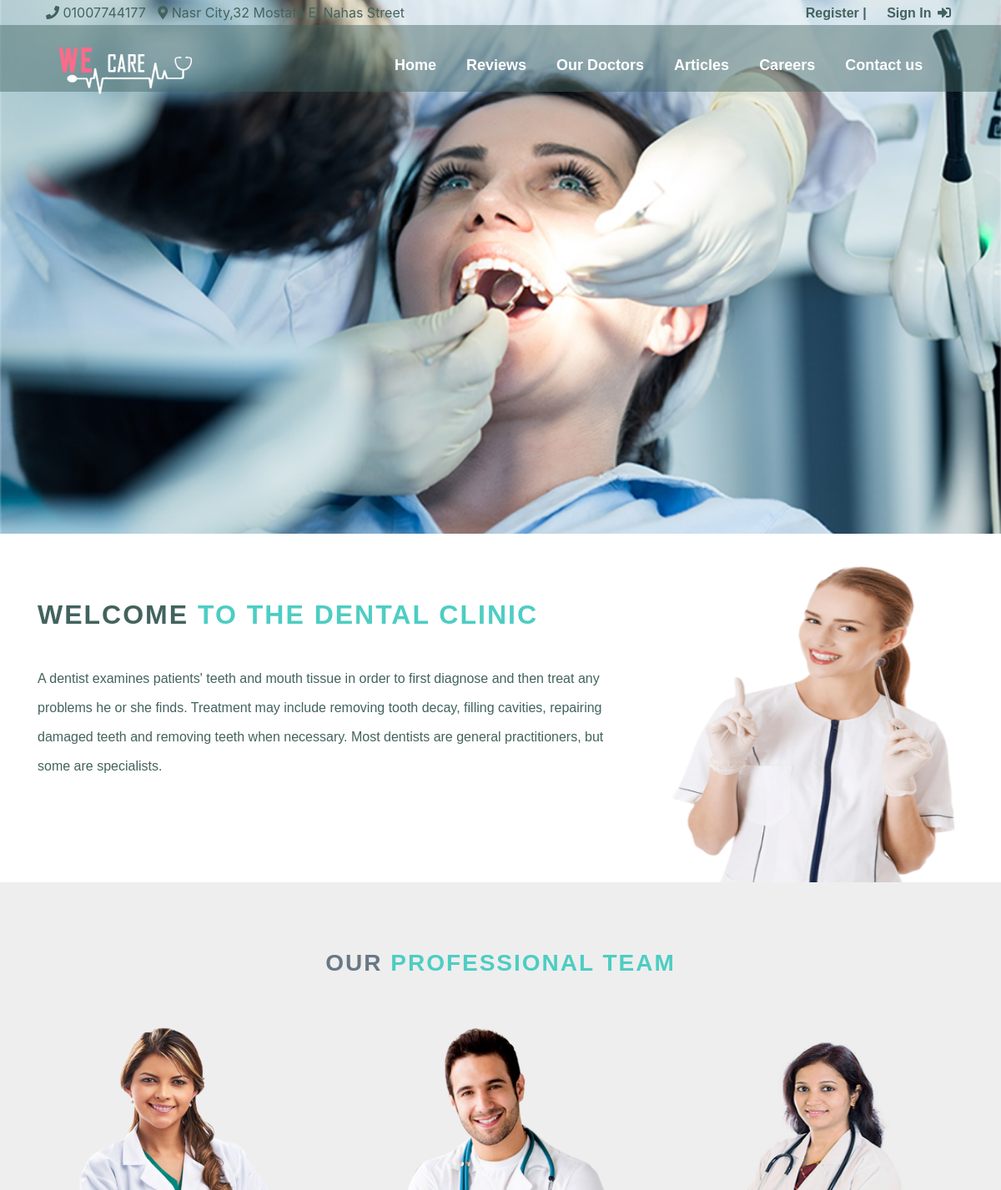
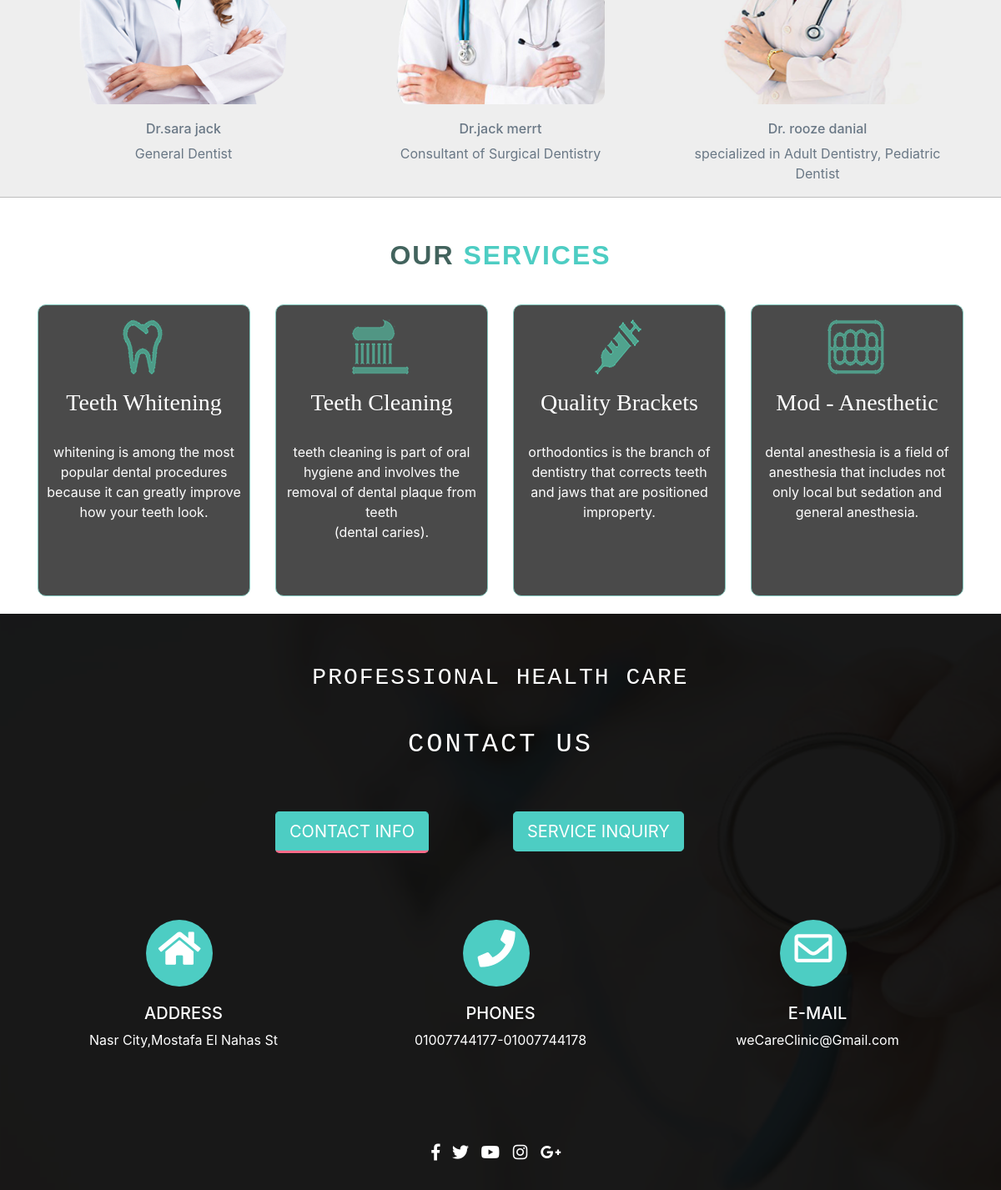
The page /dental.php on the database its author committed (2 pictures, top to bottom).
### tables this page shows
CREATE TABLE `doctors` (
  `dr_id` int(11) NOT NULL,
  `dr_name` varchar(50) NOT NULL,
  `dr_title` varchar(50) NOT NULL,
  `dep_id` int(11) NOT NULL,
  `dr_img` varchar(255) NOT NULL
);

### dental.php (the view, shortened to what this page needs)
<!doctype html>
<html>
<head>
<link href="css/bootstrap.min.css" rel="stylesheet" type="text/css">
<link href="css/Departmentsstyle.css" rel="stylesheet" type="text/css">
<link rel="stylesheet" href="https://use.fontawesome.com/releases/v5.2.0/css/all.css">
</head>
<body>
<div id="header-dental">
    <div id="top-header">
      <div class="container">
       <div class="row">
        <div class="col-lg-6 col-xs-12" id="info">
            <i class="fas fa-phone "></i> <span>01007744177</span>
            <i class="fas fa-map-marker-alt"></i> <span>Nasr City,32 Mostafa El Nahas Street</span>
        </div>
        <?php
	if(!(isset($_SESSION["login"]) && $_SESSION["login"] == "OK")) {
?>
		 <div class="col-lg-6 col-xs-12" id="signIn">
        <span>
           <a href="register.php"> Register  | </a>
  <a href="#" data-toggle="modal" data-target="#exampleModal"> Sign In</a>
  <i class="fas fa-sign-in-alt"></i></span>
   <?php } ?>
       </div>
      </div>
  </div>
  <div id="nav">
   <div class="container">
       <div class="row">
       <div class="col-lg-12 col-xs-8 ">
       <nav class="navbar navbar-expand-lg navbar-light ">
  <a class="navbar-brand" href="#"><img src="imgs/logo.png" width="178" height="66" alt="logo"></a>
  <div class="collapse navbar-collapse" id="navbarSupportedContent">
    <ul class="navbar-nav mr-auto nav">
      <li class="nav-item">
                    <a class="nav-link active" href="index.php">Home</a>
                  </li>
                  <li class="nav-item">
                    <a class="nav-link" href="index.php">Reviews</a>
                  </li>
                  <li class="nav-item">
                    <a class="nav-link" href="doctors.php">Our Doctors</a>
                  </li>
                  <li class="nav-item">
                    <a class="nav-link" href="#">Articles</a>
                  </li>
                  <li class="nav-item">
                    <a class="nav-link" href="career.php">Careers</a>
                  </li>
                  <li class="nav-item">
                    <a class="nav-link" href="#footer">Contact us</a>
                  </li>
    </ul>
  </div>
</nav>
        </div>
       </div>
   </div>
  	  </div>
	</div>
	</div>
   <div id="clinic-info">
	  <div class="container">
		<div class="row">
          <div class="info-l  col-xs-12 col-md-8 ">
			   <h2><span>welcome </span> to the dental Clinic  </h2>
			   <p>
                   A dentist examines patients' teeth and mouth tissue in order to first diagnose and then treat any problems he or she finds. Treatment may include removing tooth decay, filling cavities, repairing damaged teeth and removing teeth when necessary. Most dentists are general practitioners, but some are specialists.
			  </p>
		 </div>
     <div class="info-r col-md-4 d-none d-md-flex">
         <img src="imgs/dentail/Smart-Smile-Dental-Dentist-Deer-Park-Girl-Nurse-315x450.png" width="340px" height="380px">
            </div>
	    </div>
	  </div>
	</div>
 <?php include('config.php');?>
   <section id="clinic-doctors">
		<div class="container">
		  <h3 class="head"><span> our </span> professional team  </h3>
		     <div class="row">
             <?php
    $sql = "SELECT * FROM doctors where dep_id=5";
$result = $conn->query($sql);
if ($result->num_rows > 0) {
    while($row = $result->fetch_assoc()) {
		?>
			 <div  id="doctors" class="col-4 offset-4 offset-lg-0 col-lg-4">
                 <div class="contain text-center">
				      <img src="imgs/<?php echo $row["dr_img"];?>" class="image">
                 </div>
                  <div class="details text-center">
                      <h6><?php echo $row["dr_name"];  ?> </h6>
                      <p><?php echo $row["dr_title"];  ?></p>
                  </div>
            </div>
            <?php
    }
} else {
    echo "no result";
}
  ?>
          </div>
        </div>
	</section>
      <section id="serv-eye">
                                <div class="container">
                                      <h2> <span> Our </span> Services </h2>
                                           <div class="row">
                                              <div class=" col-12 col-sm-6 col-lg-3">
                                                  <div class="servic-opt" >
                                                        <img src="imgs/dentail/icone.png" width="80" height="80">
                                                        <h3>teeth whitening</h3>
                                                         <p>
                                                           whitening is among the most popular dental procedures
                                                           because it can greatly improve how your teeth look.
                                                         </p>
                                                    </div>
                                               </div>
                                                    <div class=" col-12 col-sm-6 col-lg-3">
                                                  <div class="servic-opt" >
                                                         <img src="imgs/dentail/icone2.png" width="80" height="80">
                                                         <h3>teeth cleaning</h3>
                                                         <p>
                                                            teeth cleaning is part of oral hygiene and involves the removal
                                                            of dental plaque from teeth<br> (dental caries).
                                                         </p>
                                                        </div>
                                               </div>
                                                <div class=" col-12 col-sm-6 col-lg-3">
                                                  <div class="servic-opt" >
                                                          <img src="imgs/dentail/icone3.png" width="80" height="80">
                                                         <h3>quality brackets</h3>
                                                         <p>
                                                            orthodontics is the branch of dentistry that corrects teeth and
                                                            jaws that are positioned improperty.
                                                         </p>
                                                  </div>
                                                        </div>
                                                    <div class=" col-12 col-sm-6 col-lg-3">
                                                  <div class="servic-opt" >
                                                         <img src="imgs/dentail/icone4.png" width="80" height="80">
                                                      <h3>mod - anesthetic</h3>
                                                         <p>
                                                            dental anesthesia is a field of anesthesia that includes not only
                                                            local but sedation and general anesthesia.                                                         </p>
                                                   </div>
                                                        </div>
                                       </div>
                                    </div>
                                </section>
 <?php include('templates/footer.php'); ?>
</body>
</html>

### css/Departmentsstyle.css (style rules this page uses)
* { -webkit-box-sizing: border-box; -moz-box-sizing: border-box; -o-box-sizing: border-box; box-sizing: border-box; }
body { height: 2000px; }
#top-header { height:30px; }
#nav { height:80px; width:100%; background-color:rgba(66,99,93,.45); position: absolute; top: 30px; left: 0px; }
#nav img { margin-top:4px; }
#nav .nav { float:right; }
#nav .nav a { font-size:18px; color:#FFF; font-weight:bold; font-family:Tahoma, Geneva, sans-serif; }
#top-header { padding-top:3px; }
#top-header span { padding-right:10px; color:#42635d; }
.fa-phone { padding-left:10px; color:#42635d; }
.fa-map-marker-alt { color:#42635d; }
#signIn span { float:right; padding-right:15px; }
#signIn a { padding-left:20px; text-decoration:none; color:#42635d; font-family:Arial, Helvetica, sans-serif; font-weight:bold; }
.fa-sign-in-alt { color:#42635d; padding-left:3px; }
#clinic-info { position: relative; min-height: 400px; }
.info-l { margin-top: 20px; }
.info-l h2 { margin-top :50px; margin-bottom: 20px; font-family:Arial, Helvetica, sans-serif; color:#4dcdc3; letter-spacing: 2px; font-weight:bold; margin-bottom:40px; text-transform: uppercase; }
.info-l h2 span { color:#42635d; }
.info-l p { color:#42635d; margin: 30px 30px 30px 0px; font-family:Tahoma, Geneva, sans-serif; line-height: 35px; font-size: 16px; }
.info-r { margin-top: 30px; }
.head { margin-top :50px; margin-bottom: 20px; font-family:Arial, Helvetica, sans-serif; color:#4dcdc3; letter-spacing: 2px; font-weight:bold; margin-bottom:40px; text-transform: uppercase; }
.head span { color:#42635d; }
#clinic-doctors { min-height: 600px; background-color: #eee; padding-top: 30px; }
.head { text-align: center; font-weight: 600; padding-bottom:30px; color:#4dcdc3; margin-bottom: 30px; }
.head span { color: #697785; padding-bottom: 10px; }
#doctors img { width: 250px; height: 320px; border-radius: 15px; }
.contain { position: relative; margin-bottom: 20px; margin-left:50px; }
.image { display: block; width: 100%; height: auto; }
.details h6 { color: #697785 }
.details p { color: #697785 }
#serv-eye { width: 100%; border-top:1px solid #BCBCBC; min-height:500px; }
#serv-eye h2 { margin-top: 50px; margin-bottom: 20px; font-family: Arial, Helvetica, sans-serif; color: #4dcdc3; letter-spacing: 2px; font-weight: bold; margin-bottom: 40px; text-transform: uppercase; TEXT-ALIGN: CENTER; }
#serv-eye h2 span { color:#42635d; }
.servic-opt { height:350px; border:1px solid #65BAAD ; border-radius:10px; opacity:0.8; background:#1D1D1D; margin-bottom: 20px; }
#serv-eye img { margin:10px 85px; }
#serv-eye h3 { text-align:center; text-transform:capitalize; font-family:Calibri; color:#fff }
#serv-eye p { text-align:center; color:#fff; margin-top:30px; font-size:16px; padding: 0px 10px; }
#header-dental { width:100%; height:640px; background:url(../imgs/dentail/blog-2.jpg) no-repeat center; background-size:cover; }
#icons h5,p { color:#fff; }
#navbarSupportedContent { margin-left:190px; }
#navbarSupportedContent li { margin-left:20px; }

### rows shown on the page
doctors: dr_img (picture), dr_name "Dr.sara jack", dr_title "General Dentist"
doctors: dr_img (picture), dr_name "Dr.jack merrt", dr_title "Consultant of Surgical Dentistry"
doctors: dr_img (picture), dr_name "Dr. rooze danial", dr_title "specialized in Adult Dentistry, Pediatric Dentist"
